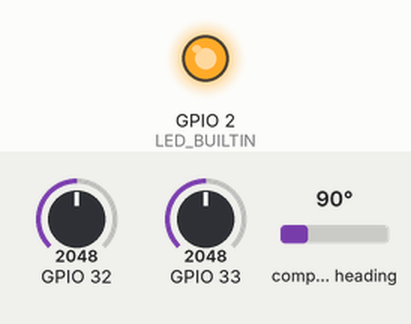
Simulated run of this sketch. Board: ESP32. On the bench: output pins drawn as LEDs (lit = HIGH). Wiring (inferred from the names in the program): AS5600 angle sensor at I2C address 0x36. Inputs (shaded band) come from the test bench; at power-on: compass heading 90°, GPIO 32 = 2048, GPIO 33 = 2048. USB keyboard and mouse output is not drawn; what the sketch prints to the serial monitor is not drawn.

Above: at 1.2 s.
1.3 s: compass heading set to 7°
4.3 s: compass heading set to 180°
Timing chart, 0 to 7.3 s (numbered marks = the images above; inputs shaded):
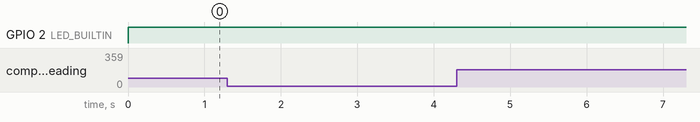

The sketch:

as5600.ino
```cpp
#include <Arduino.h>
#include <BleGamepad.h>
#include <Wire.h>

#define AS5600_ADDR 0x36
#define RAW_ANGLE_REG 0x0C  // raw angle (12-bit)

long turnCount = 0;
float lastAngle = 0;

BleGamepad bleGamepad("FFBDrivingController", "expressif32", 100);

uint16_t readRawAngle() {
  Wire.beginTransmission(AS5600_ADDR);
  Wire.write(RAW_ANGLE_REG);
  Wire.endTransmission(false);
  Wire.requestFrom(AS5600_ADDR, 2);

  uint16_t angle = 0;
  if (Wire.available() == 2) {
    angle = (Wire.read() << 8) | Wire.read();
  }
  return angle & 0x0FFF;  // 12-bit mask

}

void setup() {
  Serial.begin(115200);
  Wire.begin(21, 22);  // SDA, SCL (ESP32 default)
  Serial.println("AS5600 Multi-Turn ±720° → 16-bit range");

 pinMode(LED_BUILTIN,OUTPUT);

 BleGamepadConfiguration bleGamepadConfig;
 bleGamepadConfig.setAutoReport(false);
 bleGamepadConfig.setControllerType(CONTROLLER_TYPE_GAMEPAD);
 bleGamepadConfig.setButtonCount(10);
 bleGamepadConfig.setWhichAxes(false, false, false, false, false, false, false, false);      // Can also be done per-axis individually. All are true by default
 bleGamepadConfig.setWhichSimulationControls(false, false, true, true, true); // Can also be done per-control individually. All are false by default
 bleGamepadConfig.setHatSwitchCount(0);
 bleGamepadConfig.setSimulationMin(0x8001); // -32767 --> int16_t - 16 bit signed integer - Can be in decimal or hexadecimal
 bleGamepadConfig.setSimulationMax(0x7FFF); //32767 --> int16_t - 16 bit signed integer - Can be in decimal or hexadecimal
 bleGamepad.begin(&bleGamepadConfig);

}

void loop() {
  uint16_t raw = readRawAngle();
  float angle = raw * 360.0 / 4096.0;  // 0–360°

  // Detect wrap-around
  if ((lastAngle > 300) && (angle < 60)) {
    turnCount++;  // one full CW turn
  }
  else if ((lastAngle < 60) && (angle > 300)) {
    turnCount--;  // one full CCW turn
  }

  lastAngle = angle;

  // Extended angle (in degrees, can be negative)
  float extendedAngle = angle + (turnCount * 360.0);

  // Clamp to ±720°
  if (extendedAngle > 720) extendedAngle = 720;
  if (extendedAngle < -720) extendedAngle = -720;

  // Map to signed 16-bit range (–32767..+32767)
int16_t output = (int16_t)(- (extendedAngle / 720.0) * 32767);

  Serial.printf("Raw: %u, Angle: %.2f°, Extended: %.2f°, Output: %d\n",
                raw, angle, extendedAngle, output);

if(bleGamepad.isConnected()){
  digitalWrite(LED_BUILTIN,HIGH);
  bleGamepad.setSteering(output);
  bleGamepad.setAccelerator(map(analogRead(33),0,4096,-32767,32767));
  bleGamepad.setBrake(map(analogRead(32),0,4096,-32767,32767));
  bleGamepad.sendReport();
 }
else{
  digitalWrite(LED_BUILTIN,LOW);
 }
}
```
